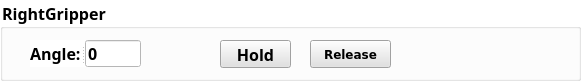
       <widget class="QGroupBox" name="groupBox_17">
        <property name="geometry">
         <rect>
          <x>10</x>
          <y>580</y>
          <width>581</width>
          <height>81</height>
         </rect>
        </property>
        <property name="font">
         <font>
          <family>微軟正黑體</family>
          <pointsize>12</pointsize>
          <weight>75</weight>
          <bold>true</bold>
         </font>
        </property>
        <property name="styleSheet">
         <string notr="true">background-color: rgb(255, 255, 255);</string>
        </property>
        <property name="title">
         <string>RightGripper</string>
        </property>
        <widget class="QPushButton" name="RightGripper_btn_Hold">
         <property name="geometry">
          <rect>
           <x>220</x>
           <y>40</y>
           <width>71</width>
           <height>28</height>
          </rect>
         </property>
         <property name="font">
          <font>
           <family>微軟正黑體</family>
           <pointsize>12</pointsize>
           <weight>75</weight>
           <bold>true</bold>
          </font>
         </property>
         <property name="styleSheet">
          <string notr="true">background-color: rgb(225, 225, 225);</string>
         </property>
         <property name="text">
          <string>Hold</string>
         </property>
        </widget>
        <widget class="QPushButton" name="RightGripper_btn_Release">
         <property name="geometry">
          <rect>
           <x>310</x>
           <y>40</y>
           <width>81</width>
           <height>28</height>
          </rect>
         </property>
         <property name="font">
          <font>
           <family>Bitstream Vera Sans</family>
           <pointsize>9</pointsize>
           <weight>75</weight>
           <bold>true</bold>
          </font>
         </property>
         <property name="styleSheet">
          <string notr="true">background-color: rgb(225, 225, 225);</string>
         </property>
         <property name="text">
          <string>Release</string>
         </property>
        </widget>
        <widget class="QSplitter" name="splitter">
         <property name="geometry">
          <rect>
           <x>30</x>
           <y>40</y>
           <width>111</width>
           <height>27</height>
          </rect>
         </property>
         <property name="orientation">
          <enum>Qt::Horizontal</enum>
         </property>
         <widget class="QLabel" name="RightGripper_label_title_Angle">
          <property name="font">
           <font>
            <family>微軟正黑體</family>
            <pointsize>12</pointsize>
            <weight>75</weight>
            <bold>true</bold>
           </font>
          </property>
          <property name="text">
           <string>Angle:</string>
          </property>
         </widget>
         <widget class="QLineEdit" name="RightGripper_lineEdit_Angle">
          <property name="font">
           <font>
            <family>微軟正黑體</family>
            <pointsize>12</pointsize>
            <weight>75</weight>
            <bold>true</bold>
           </font>
          </property>
          <property name="text">
           <string>0</string>
          </property>
         </widget>
        </widget>
       </widget>
